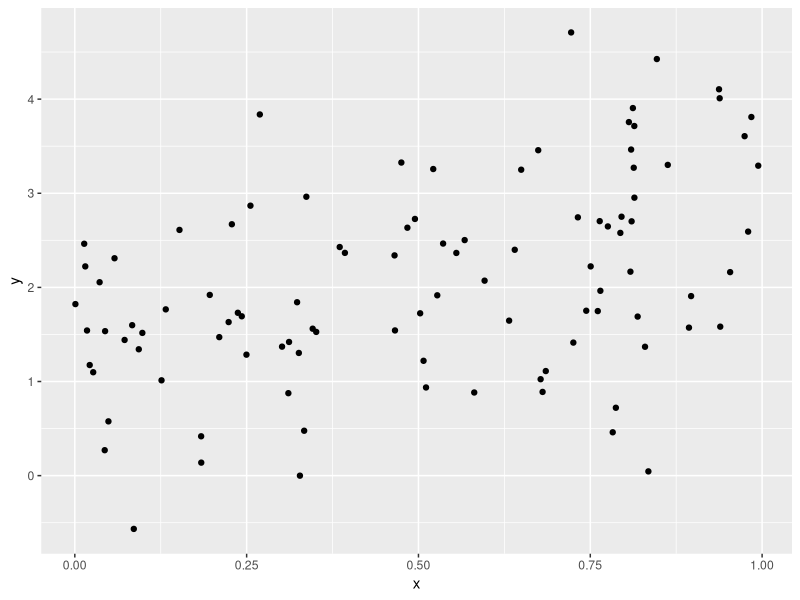

This figure's R source:
## ---- chunk 1
library(tidyverse)
## ---- chunk 2
plot_df = 
  tibble(
    x=runif(100), 
    y = 1+2*x+rnorm(100)
  )

plot_df |>
  ggplot(aes(x=x, y =y)) +
  geom_point()
